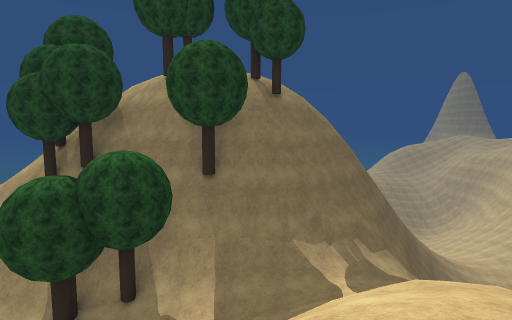
[1] (above)

20 first-person views from a walk through a scene from a Unity 3-D project. The camera is 1.2 m above the floor, tilts 6° down and sees 75° across. The floor is counted in squares, 2 m on a side. Each view is taken from the middle of a square. On the plan, view 1 faces up. The plan holds only what a view shows up to about 10 squares ahead; the rest is blank. The place goes on beyond the plan. Some trees and plants on the terrain are drawn as simple stand-ins. Surface patterns are stand-ins for the level's own textures.

[2]
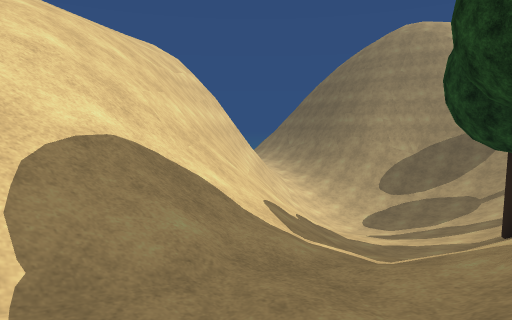

[3]
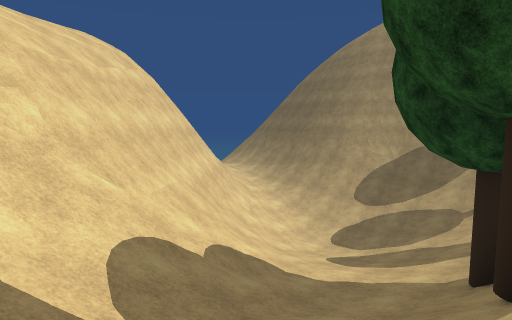

[4]
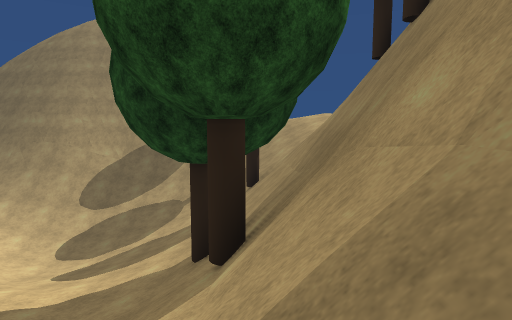

[5]
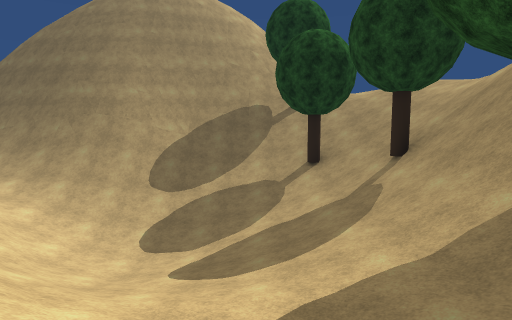

[6]
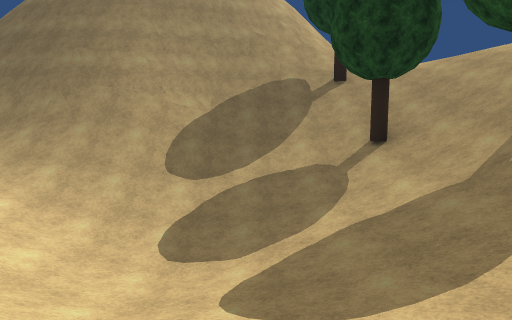

[7]
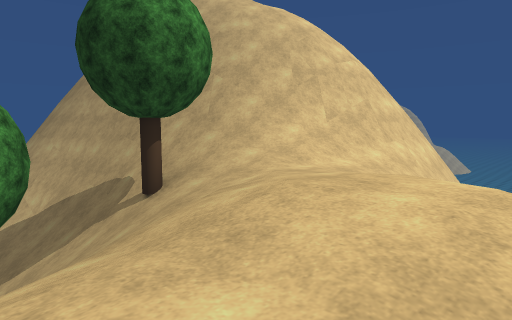

[8]
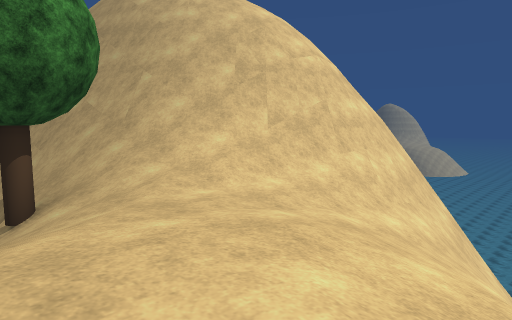

[9]
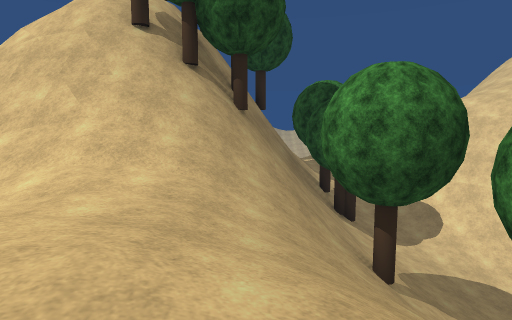

[10]
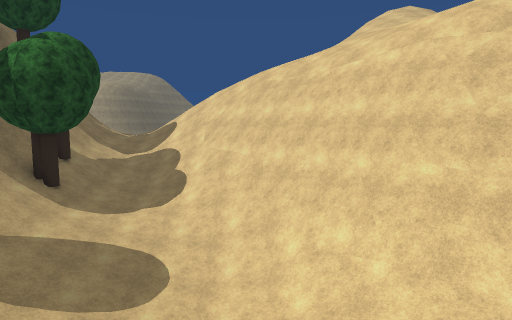

[11]
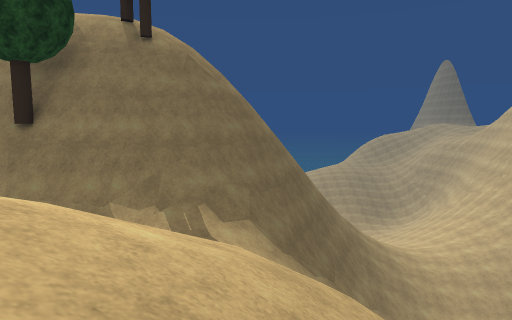

[12]
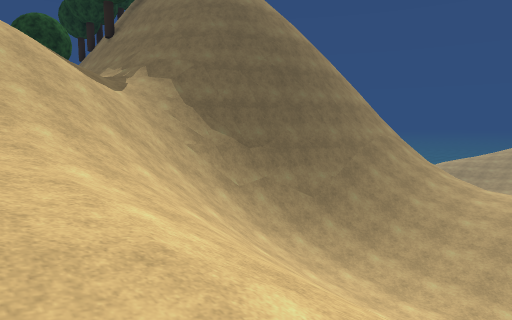

[13]
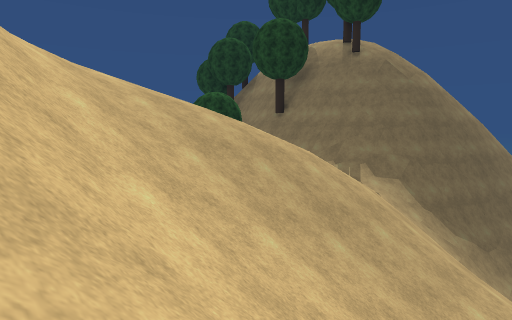

[14]
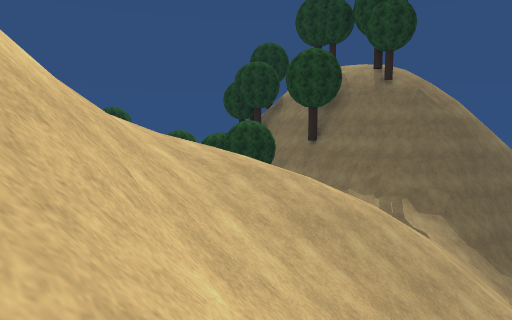

[15]
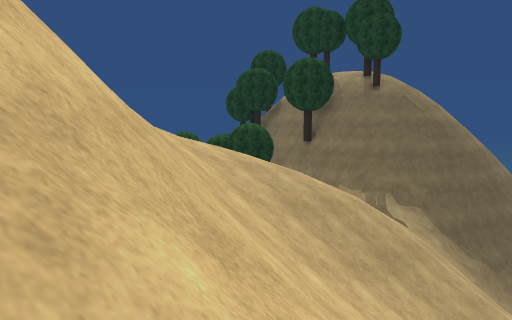

[16]
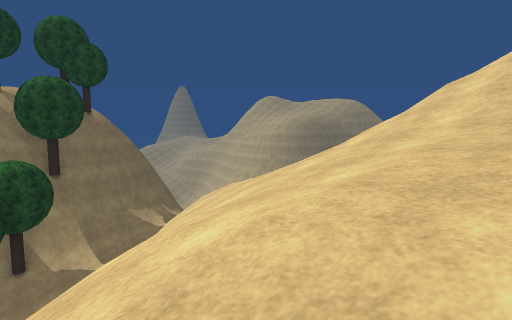

[17]
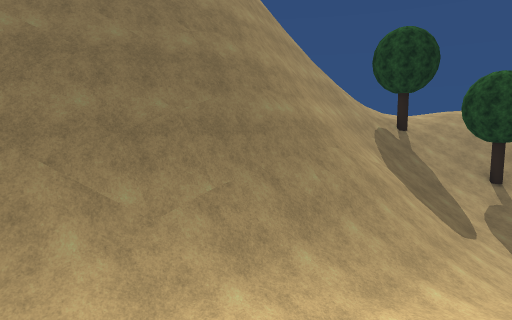

[18]
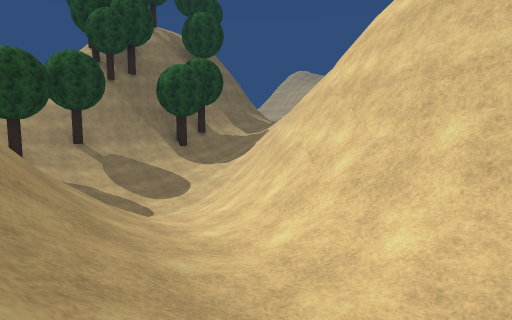

[19]
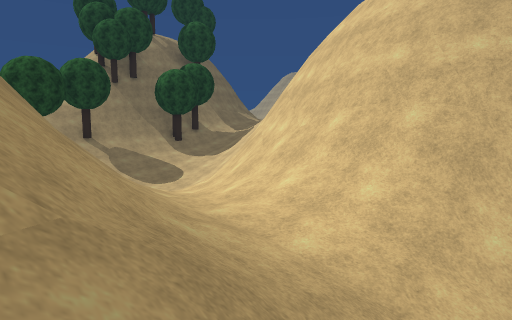

[20]
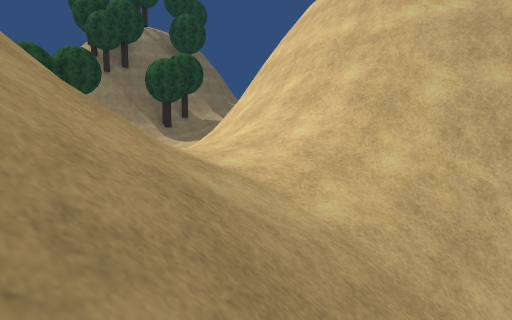

### Floor plan
Key: @ floor where view 1 was taken; # wall or solid block; x gap in a wall; . main floor; - floor 0.75 m lower than the main floor; : floor 2.5 m higher than the main floor; _ floor 2.5 m lower than the main floor; < floor 4.75 m lower than the main floor; ( floor 5.5 m lower than the main floor; + floor 5.5 m higher than the main floor; ! floor 7.25 m lower than the main floor; ? floor 12 m lower than the main floor; / step, stairs or slope; = window, fence, low wall or low ledge; v drop or lower ground; O other object.
Columns run from 23 left of view 1 to 13 right of it. Each row starts with its distance up from view 1.
 12        ///....///+ v  //Ovv#  #/////
 11   =//////....///:OOOvOOvv######///??
 10  vv////-.../////O#     ####v##////??
  9 ####///--///////#########=/===/////
  8  vvx//////////O////OO/////////////
  7  vv##//////////////O////__//////////
  6   ///////O//O///////////// /////////
  5   ////=#//////////((////// /////////
  4    //=##=#/////!///////=/////// /////
  3      /v###////!!!////#=////////
  2      /vv #/////!////## ////////
  1        v ##///////##vv// //////
  0        v ##/////###vv//@ //////
 -1         v##=////##vv////  /===//
 -2         v##//(/##vv//////  ###/
 -3          ##////#vv////////  v#//
 -4        v ##/<//#vv//++////
 -5        v##//<//#v /+++
 -6           //<//#v
 -7           /////#v
 -8          /////=#
 -9          / ///

Where each view was taken, in squares from view 1:
view 1: 0 up, 0 right, facing up
view 2: 8 up, 2 right, facing down-left
view 3: 8 up, 0 right, facing down-left
view 4: 8 up, 0 right, facing left
view 5: 5 up, 2 left, facing left
view 6: 4 up, 4 left, facing left
view 7: 12 up, 11 left, facing down-left
view 8: 12 up, 13 left, facing down-left
view 9: 10 up, 14 left, facing right
view 10: 2 up, 13 left, facing right
view 11: 2 up, 4 right, facing up
view 12: 4 up, 13 right, facing up-left
view 13: 1 down, 8 right, facing up-left
view 14: 2 down, 7 right, facing up-left
view 15: 3 down, 8 right, facing up-left
view 16: 5 down, 5 left, facing up-right
view 17: 6 down, 9 left, facing up-left
view 18: 6 down, 13 left, facing up-right
view 19: 8 down, 14 left, facing up-right
view 20: 9 down, 14 left, facing up-right
